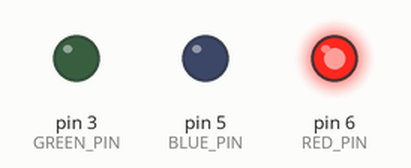
Bench run of a sketch on a simulated Arduino Uno, built with avr-gcc and run on an emulated ATmega328P. On the bench: output pins drawn as LEDs (lit = HIGH).

Above: at 0.1 s.
At 0.5 s:
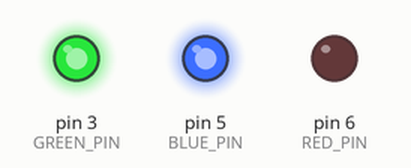
At 0.7 s:
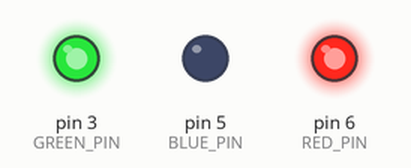
At 1.3 s:
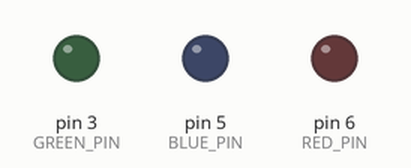
At 2.3 s:
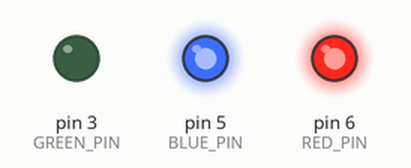
At 3.1 s:
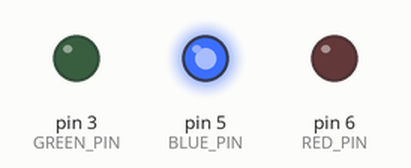
Timing chart, 0 to 3.4 s (numbered marks = the images above):
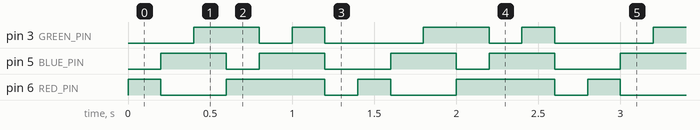

The sketch:

output_6.ino
```cpp
const int RED_PIN = 6;
const int BLUE_PIN = 5;
const int GREEN_PIN = 3;
const int DELAY_MS = 200;

void setup() {
  // put your setup code here, to run once:
  pinMode(RED_PIN, OUTPUT);
  pinMode(BLUE_PIN, OUTPUT);
  pinMode(GREEN_PIN, OUTPUT);
}

void loop() {
  // put your main code here, to run repeatedly:

  digitalWrite(RED_PIN, HIGH);
  digitalWrite(BLUE_PIN, LOW);
  digitalWrite(GREEN_PIN, LOW);
  delay(DELAY_MS);

  digitalWrite(RED_PIN, LOW);
  digitalWrite(BLUE_PIN, HIGH);
  digitalWrite(GREEN_PIN, LOW);
  delay(DELAY_MS);

  digitalWrite(RED_PIN, LOW);
  digitalWrite(BLUE_PIN, HIGH);
  digitalWrite(GREEN_PIN, HIGH);
  delay(DELAY_MS);

  digitalWrite(RED_PIN, HIGH);
  digitalWrite(BLUE_PIN, LOW);
  digitalWrite(GREEN_PIN, HIGH);
  delay(DELAY_MS);

  digitalWrite(RED_PIN, HIGH);
  digitalWrite(BLUE_PIN, HIGH);
  digitalWrite(GREEN_PIN, LOW);
  delay(DELAY_MS);

  digitalWrite(RED_PIN, HIGH);
  digitalWrite(BLUE_PIN, HIGH);
  digitalWrite(GREEN_PIN, HIGH);
  delay(DELAY_MS);

  digitalWrite(RED_PIN, LOW);
  digitalWrite(BLUE_PIN, LOW);
  digitalWrite(GREEN_PIN, LOW                                                                                                                                                                                                                  );
  delay(DELAY_MS);

}
```

Measured:
- by itself, pin 3 (GREEN_PIN): repeats every 1.4 s: LOW 0.20 s, HIGH 0.20 s, LOW 0.60 s, HIGH 0.40 s
- by itself, pin 5 (BLUE_PIN): repeats every 1.4 s: LOW 0.20 s, HIGH 0.40 s, LOW 0.40 s, HIGH 0.40 s
- by itself, pin 6 (RED_PIN): repeats every 1.4 s: LOW 0.40 s, HIGH 0.60 s, LOW 0.20 s, HIGH 0.20 s
